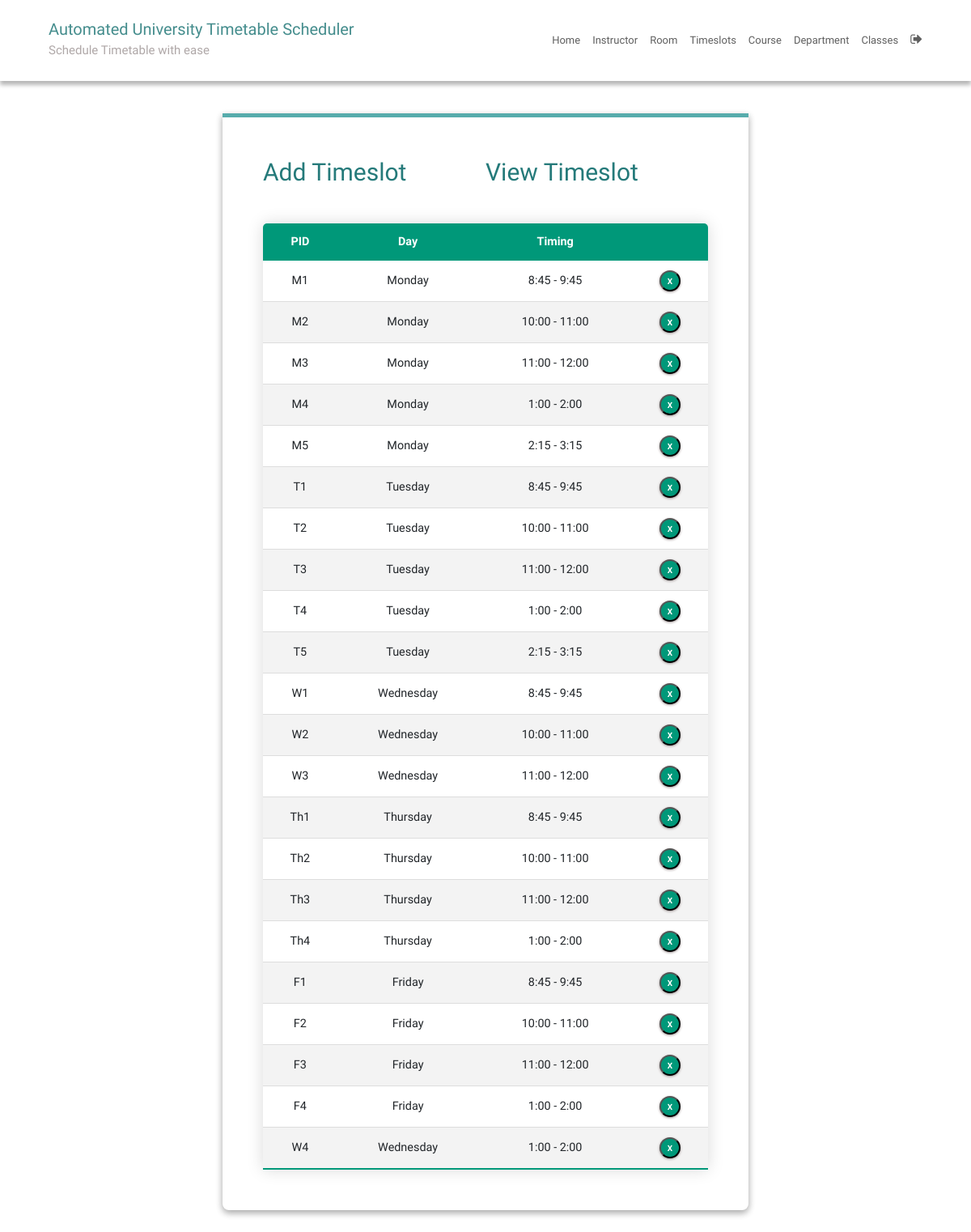
/meetingTimeEdit/ (signed in), run on an earlier commit of the app's database.
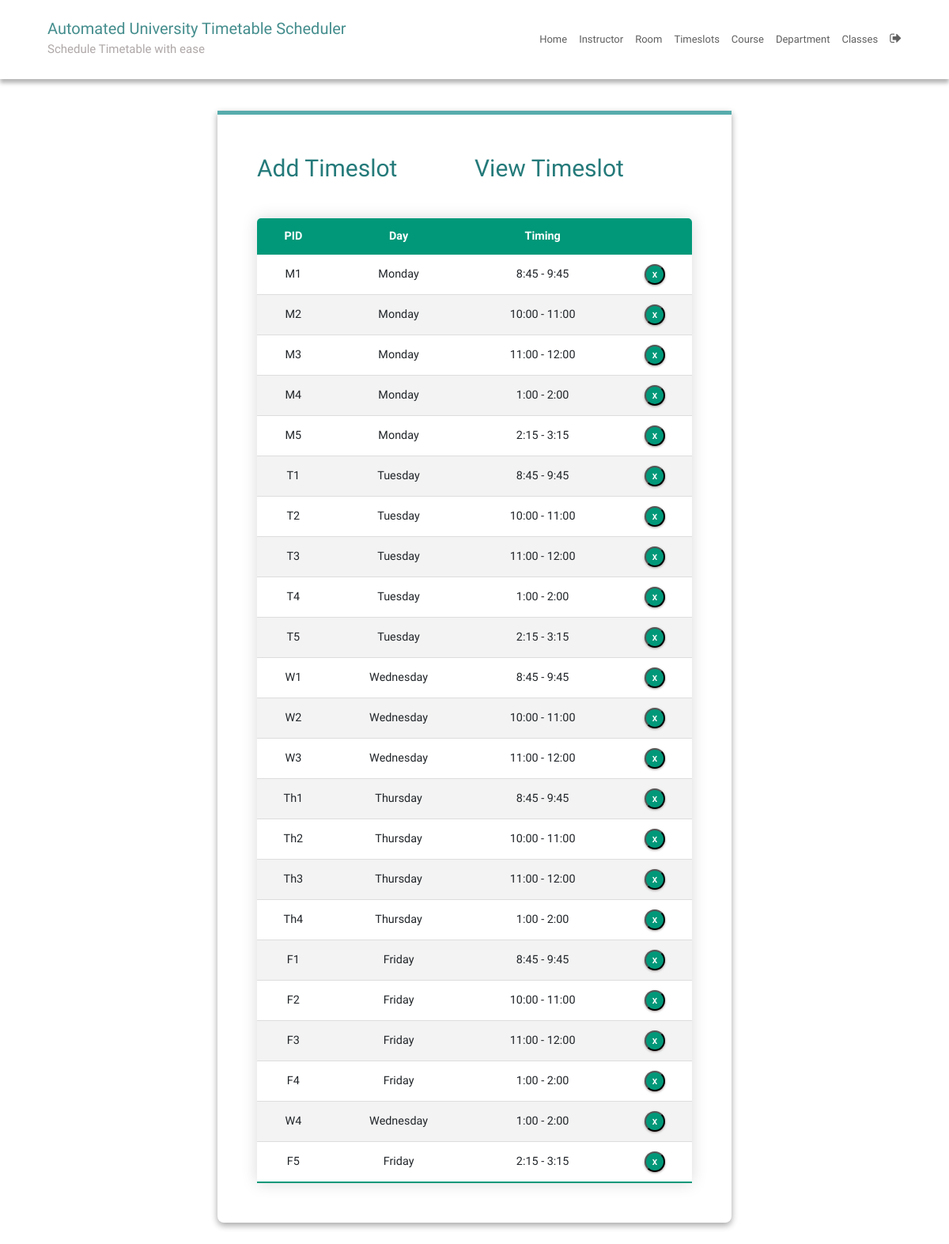
And on a later commit of the database.
### SchedulerApp/models.py (models this page shows, shortened)
class MeetingTime(models.Model):
    pid = models.CharField(max_length=4, primary_key=True)
    time = models.CharField(max_length=50, choices=TIME_SLOTS)
    day = models.CharField(max_length=15, choices=DAYS_OF_WEEK)

### SchedulerApp/views.py (the view)
# urls.py: path("meetingTimeEdit/", meetingTimeEdit, name="meetingTimeEdit"),
@login_required
def meetingTimeEdit(request):
    context = {"meeting_times": MeetingTime.objects.all()}
    return render(request, "meetingTimeEdit.html", context)

### SchedulerApp/templatetags/index.py (called while the page is built)
@register.tag
def active(parser, token):
    args = token.split_contents()
    template_tag = args[0]
    if len(args) < 2:
        raise (template.TemplateSyntaxError, f'{template_tag} tag requires at least one argument')
    return NavSelectedNode(args[1:])

    def render(self, context):
        path = context['request'].path
        for p in self.patterns:
            pValue = template.Variable(p).resolve(context)
            if path == pValue:
                return 'active'
        return ''

### templates/meetingTimeEdit.html (shortened to what this page needs)
{% extends 'base.html' %}
{% block content %}
{% load static %}
<fieldset class="fieldset">
  <div class="tablink">
    <a href="{% url 'meetingTimeAdd'%}">
      <h1 onclick="openPage('new')" id="defaultOpen">Add Timeslot</h1>
    </a>
    <h1 onclick="openPage('edit')" id="link_to_edit">View Timeslot</h1>
  </div>
  <div class="tabcontent" id="edit">
    <table class="editTable">
      <thead>
        <tr class="table-headers">
          <th>PID</th>
          <th>Day</th>
          <th>Timing</th>
          <th class="empty"></th>
        </tr>
      </thead>
      <tbody>
        {% for mt in meeting_times %}
        <tr>
          <td>{{mt.pid}}</td>
          <td>{{mt.day}}</td>
          <td>{{mt.time}}</td>
          <td class="empty">
            <form action="{% url 'deletemeetingtime' mt.pid %}" method="post">
              <input type="submit" value="X" class="cross">
            </form>
          </td>
        </tr>
        {% endfor %}
      </tbody>
    </table>
  </div>
</fieldset>
{% endblock %}

What changed in the data, as far as the page shows it:
added MeetingTime: pid "F5", day "Friday", time "2:15 - 3:15"
